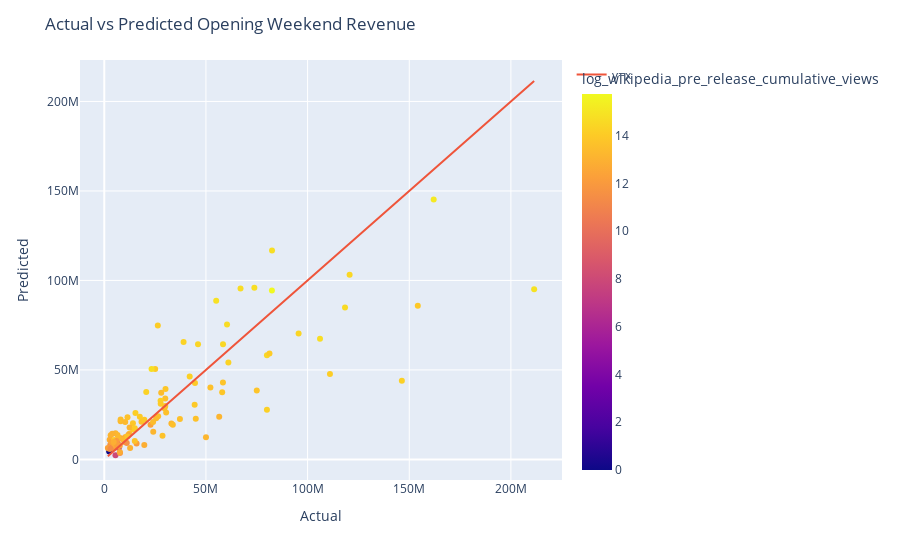

Source (notebook cell):
### Markdown cell above
Manual Calculation for Paddington 2
intercept of 1.7098 
normalized metacritic guess is -5.1635 * 2.2 = -11.3597
top 5 trailer views is 8.9 million, the log of that is 6.94939001 minus 9 = -2.05060999 * 0.7008 = -1.4373
guess for normalized wikipedia pre release views is -0.6 * 0.1900 = -0.114
budget is 40 million, the log of that is 17.504 * 88 * 0.0048 = 7.393689
in franchise is 1, so 1 * 88 * 0.0094 = 0.8272
kids fiction is 1, so 1 * 88 * 0.1984 = 17.472

sum of all of these is 1.7098 - 11.3597 - 1.4373 - 0.114 + 7.393689 + 0.8272 + 17.472 = 15.391

take the exponential of 15.391 = 4.83 million

### Code cell
results_df = pd.DataFrame({'title': X_test['title'], 'actual': y_test, 'predicted': pred_simple_glm, 'mpaa_rating': X_test['mpaa_rating'], 'creative_type': X_test['creative_type'], 'budget': X_test['budget'], 'wikipedia_pre_release_cumulative_views': X_test['wikipedia_pre_release_cumulative_views'], 'metacritic_before_wide_friday_calculated': X_test['metacritic_before_wide_friday_calculated'], 'genre': X_test['genre'], 'log_top_5_trailer_views': X_test['log_top_5_trailer_views'], 'sqrt_wikipedia_pre_release_cumulative_views': X_test['sqrt_wikipedia_pre_release_cumulative_views'], 'top_5_trailer_views': X_test['top_5_trailer_views'], 'log_budget': X_test['log_budget'], 'log_wikipedia_pre_release_cumulative_views': X_test['log_wikipedia_pre_release_cumulative_views'], 'log_top_5_trailer_views': X_test['log_top_5_trailer_views'], 'not_friday_opener': X_test['not_friday_opener'], 'production_method': X_test['production_method'], 'normalized_budget': X_test['normalized_budget'], 'normalized_wikipedia_pre_release_cumulative_views': X_test['normalized_wikipedia_pre_release_cumulative_views'], 'normalized_top_5_trailer_views': X_test['normalized_top_5_trailer_views'], 'normalized_metacritic_before_wide_friday_calculated': X_test['normalized_metacritic_before_wide_friday_calculated']})

# plot actual vs predicted
fig = px.scatter(results_df, x='actual', y='predicted', hover_name='title', color='log_wikipedia_pre_release_cumulative_views')
fig.add_trace(go.Scatter(x=results_df['actual'], y=results_df['actual'], mode='lines', name='y=x'))
fig.update_layout(title='Actual vs Predicted Opening Weekend Revenue', xaxis_title='Actual', yaxis_title='Predicted')

### Figure 1 — Plotly figure (JSON) as saved in the notebook; plotly's stock layout.template omitted (floating-point values rounded to 4 significant figures)
{"data": [{"hovertemplate": "<b>%{hovertext}</b><br><br>actual=%{x}<br>predicted=%{y}<br>log_wikipedia_pre_release_cumulative_views=%{marker.color}<extra></extra>", "hovertext": ["M3GAN", "80 for Brady", "Knock at the Cabin", "Ant-Man and the Wasp: Quantumania", "Jesus Revolution", "Creed III", "Operation Fortune: Ruse de guerre", "Scream VI", "65", "Shazam! Fury of the Gods", "John Wick: Chapter 4", "Dungeons & Dragons: Honor Among Thieves", "His Only Son", "The Super Mario Bros. Movie", "Renfield", "The Pope’s Exorcist", "Beau is Afraid", "Big George Foreman: The Miraculous Story of the Once and Future Heavyweight Champion of the World", "Are You There God? It’s Me, Margaret", "Guardians of the Galaxy Vol 3", "Fast X", "The Little Mermaid", "The Machine", "Spider-Man: Across the Spider-Verse", "Transformers: Rise of the Beasts", "The Flash", "Elemental", "No Hard Feelings", "Ruby Gillman, Teenage Kraken", "Indiana Jones and the Dial of Destiny", "Sound of Freedom", "Insidious: The Red Door", "Oppenheimer", "Barbie", "Talk To Me", "Haunted Mansion", "Teenage Mutant Ninja Turtles: Mutant Mayhem", "Meg 2: The Trench", "The Last Voyage of the Demeter", "Blue Beetle", "Strays", "Dumb Money", "Expend4bles", "The Creator", "Saw X", "PAW Patrol: The Mighty Movie", "The Exorcist: Believer", "Killers of the Flower Moon", "Priscilla", "Five Nights at Freddy’s", "Journey to Bethlehem", "The Marvels", "Next Goal Wins", "The Hunger Games: The Ballad of Songbirds & Snakes", "Thanksgiving", "Trolls Band Together", "Wish", "Napoleon", "Godzilla Minus One (ゴジラ最新作)", "American Fiction", "Wonka", "Migration", "The Iron Claw", "Aquaman and the Lost Kingdom", "Anyone But You", "Ferrari", "Mean Girls", "Argylle", "Madame Web", "Dune: Part Two", "Kung Fu Panda 4", "Imaginary", "Cabrini", "Arthur the King", "Ghostbusters: Frozen Empire", "Godzilla x Kong: The New Empire", "Civil War", "Abigail", "Challengers", "Unsung Hero", "The Fall Guy", "Tarot", "Kingdom of the Planet of the Apes", "IF", "The Strangers: Chapter 1", "Furiosa: A Mad Max Saga", "The Garfield Movie", "The Watchers", "Bad Boys: Ride or Die", "Inside Out 2", "A Quiet Place: Day One", "Horizon: An American Saga Chapter 1", "Despicable Me 4", "Sound of Hope: The Story of Possum Trot", "Fly Me to the Moon", "Twisters", "Deadpool & Wolverine", "Harold and the Purple Crayon", "It Ends With Us", "Alien: Romulus", "The Crow", "Reagan", "Beetlejuice Beetlejuice", "Speak No Evil"], "legendgroup": "", "marker": {"color": [13.61, 12.99, 13.99, 14.7, 12.16, 13.74, 13.14, 13.95, 13.39, 13.82, 14.73, 13.6, 7.996, 14.23, 13.31, 13.46, 12.87, 11.44, 10.68, 14.6, 14.66, 14.4, 12.05, 14.47, 14.32, 14.85, 13.53, 13.69, 13.15, 14.68, 12.84, 13.22, 15.75, 15.14, 13.02, 13.2, 13.44, 13.58, 13.22, 13.99, 12.63, 12.43, 13.47, 13.83, 13.62, 12.42, 13.51, 14.77, 12.71, 14.24, 0, 14.4, 12.46, 13.96, 13.32, 13.57, 13.88, 14.3, 13.61, 12.3, 14.33, 13.12, 13.85, 14.23, 12.65, 13.01, 13.69, 14.02, 14.14, 14.75, 13.85, 12.6, 6.372, 12.32, 13.64, 14.49, 13.38, 13.62, 14.03, 11.72, 14.04, 12.22, 14.5, 13.56, 12.53, 14.07, 13.44, 13.29, 13.16, 13.93, 13.58, 11.56, 13.74, 11.4, 13.19, 14.05, 14.9, 12.06, 13.17, 14.2, 12.9, 12.78, 14.09, 13.72], "coloraxis": "coloraxis", "symbol": "circle"}, "mode": "markers", "name": "", "orientation": "v", "showlegend": false, "type": "scatter", "x": [30429860, 12701640, 14127170, 106109650, 15882067, 58370007, 3140214, 44447270, 12328361, 30111158, 73817950, 37205784, 5501070, 146361865, 8026475, 9006368, 2661957, 2925364, 6739037, 118414021, 67017410, 95578040, 5000545, 120663589, 61045464, 55043679, 29602429, 15002770, 5500990, 60368101, 19680879, 33013036, 82455420, 162022044, 10431720, 24082475, 28007544, 30002735, 6504950, 25030225, 8247810, 3325504, 8039021, 14079512, 18309301, 22764354, 26497600, 23253655, 5040003, 80001720, 2400446, 46110859, 2500295, 44607143, 10306272, 30002525, 19698228, 20638887, 11419975, 1755364, 39005800, 12453275, 4868370, 27686211, 6000344, 3921773, 28635307, 17473540, 15335860, 82505391, 57989905, 9912713, 7168520, 7633898, 45004673, 80006561, 25537368, 10297110, 15011061, 7731539, 27747035, 6503012, 58400788, 33715801, 11825058, 26326462, 24006629, 7003537, 56527324, 154201673, 52202495, 11052561, 75009210, 3078758, 9426615, 81251415, 211435291, 6003197, 50016652, 42003361, 4644666, 7650720, 111003345, 11397595], "xaxis": "x", "y": [26240000.0, 6423000.0, 16770000.0, 67390000.0, 8926000.0, 42950000.0, 13500000.0, 30520000.0, 14370000.0, 39300000.0, 95880000.0, 22530000.0, 2312000.0, 43930000.0, 21290000.0, 11450000.0, 11030000.0, 8089000.0, 8723000.0, 84860000.0, 95560000.0, 70400000.0, 6325000.0, 103200000.0, 54100000.0, 88570000.0, 28510000.0, 10280000.0, 14540000.0, 75440000.0, 8055000.0, 20020000.0, 94310000.0, 145200000.0, 12570000.0, 15490000.0, 37220000.0, 34030000.0, 13620000.0, 50470000.0, 11760000.0, 9676000.0, 22330000.0, 20220000.0, 20990000.0, 19380000.0, 24050000.0, 50490000.0, 7793000.0, 27740000.0, 4364000.0, 64280000.0, 5913000.0, 42740000.0, 20910000.0, 29860000.0, 22080000.0, 37600000.0, 23580000.0, 6324000.0, 65530000.0, 17860000.0, 10870000.0, 32720000.0, 8690000.0, 14320000.0, 13170000.0, 23890000.0, 25870000.0, 116700000.0, 37550000.0, 9668000.0, 6537000.0, 7676000.0, 22700000.0, 58180000.0, 23040000.0, 10540000.0, 17370000.0, 3514000.0, 31060000.0, 7177000.0, 64390000.0, 19410000.0, 13580000.0, 74750000.0, 20910000.0, 12160000.0, 23850000.0, 85810000.0, 40190000.0, 9125000.0, 38440000.0, 5958000.0, 10910000.0, 59160000.0, 95050000.0, 10220000.0, 12300000.0, 46290000.0, 9764000.0, 4087000.0, 47670000.0, 12800000.0], "yaxis": "y"}, {"mode": "lines", "name": "y=x", "type": "scatter", "x": [30429860, 12701640, 14127170, 106109650, 15882067, 58370007, 3140214, 44447270, 12328361, 30111158, 73817950, 37205784, 5501070, 146361865, 8026475, 9006368, 2661957, 2925364, 6739037, 118414021, 67017410, 95578040, 5000545, 120663589, 61045464, 55043679, 29602429, 15002770, 5500990, 60368101, 19680879, 33013036, 82455420, 162022044, 10431720, 24082475, 28007544, 30002735, 6504950, 25030225, 8247810, 3325504, 8039021, 14079512, 18309301, 22764354, 26497600, 23253655, 5040003, 80001720, 2400446, 46110859, 2500295, 44607143, 10306272, 30002525, 19698228, 20638887, 11419975, 1755364, 39005800, 12453275, 4868370, 27686211, 6000344, 3921773, 28635307, 17473540, 15335860, 82505391, 57989905, 9912713, 7168520, 7633898, 45004673, 80006561, 25537368, 10297110, 15011061, 7731539, 27747035, 6503012, 58400788, 33715801, 11825058, 26326462, 24006629, 7003537, 56527324, 154201673, 52202495, 11052561, 75009210, 3078758, 9426615, 81251415, 211435291, 6003197, 50016652, 42003361, 4644666, 7650720, 111003345, 11397595], "y": [30429860, 12701640, 14127170, 106109650, 15882067, 58370007, 3140214, 44447270, 12328361, 30111158, 73817950, 37205784, 5501070, 146361865, 8026475, 9006368, 2661957, 2925364, 6739037, 118414021, 67017410, 95578040, 5000545, 120663589, 61045464, 55043679, 29602429, 15002770, 5500990, 60368101, 19680879, 33013036, 82455420, 162022044, 10431720, 24082475, 28007544, 30002735, 6504950, 25030225, 8247810, 3325504, 8039021, 14079512, 18309301, 22764354, 26497600, 23253655, 5040003, 80001720, 2400446, 46110859, 2500295, 44607143, 10306272, 30002525, 19698228, 20638887, 11419975, 1755364, 39005800, 12453275, 4868370, 27686211, 6000344, 3921773, 28635307, 17473540, 15335860, 82505391, 57989905, 9912713, 7168520, 7633898, 45004673, 80006561, 25537368, 10297110, 15011061, 7731539, 27747035, 6503012, 58400788, 33715801, 11825058, 26326462, 24006629, 7003537, 56527324, 154201673, 52202495, 11052561, 75009210, 3078758, 9426615, 81251415, 211435291, 6003197, 50016652, 42003361, 4644666, 7650720, 111003345, 11397595]}], "layout": {"coloraxis": {"colorbar": {"title": {"text": "log_wikipedia_pre_release_cumulative_views"}}, "colorscale": [[0, "#0d0887"], [0.1111, "#46039f"], [0.2222, "#7201a8"], [0.3333, "#9c179e"], [0.4444, "#bd3786"], [0.5556, "#d8576b"], [0.6667, "#ed7953"], [0.7778, "#fb9f3a"], [0.8889, "#fdca26"], [1, "#f0f921"]]}, "legend": {"tracegroupgap": 0}, "margin": {"t": 60}, "title": {"text": "Actual vs Predicted Opening Weekend Revenue"}, "xaxis": {"anchor": "y", "domain": [0, 1], "title": {"text": "Actual"}}, "yaxis": {"anchor": "x", "domain": [0, 1], "title": {"text": "Predicted"}}}}
